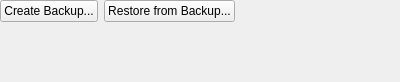
<?xml version="1.0" encoding="UTF-8"?>
<ui version="4.0">
 <class>DatabaseManagementWidget</class>
 <widget class="QWidget" name="DatabaseManagementWidget">
  <property name="geometry">
   <rect>
    <x>0</x>
    <y>0</y>
    <width>400</width>
    <height>82</height>
   </rect>
  </property>
  <property name="windowTitle">
   <string/>
  </property>
  <layout class="QVBoxLayout" name="verticalLayout">
   <property name="leftMargin">
    <number>0</number>
   </property>
   <property name="topMargin">
    <number>0</number>
   </property>
   <property name="rightMargin">
    <number>0</number>
   </property>
   <property name="bottomMargin">
    <number>0</number>
   </property>
   <item>
    <layout class="QHBoxLayout" name="horizontalLayout">
     <item>
      <widget class="QPushButton" name="backupButton">
       <property name="text">
        <string>Create Backup...</string>
       </property>
      </widget>
     </item>
     <item>
      <widget class="QPushButton" name="restoreButton">
       <property name="text">
        <string>Restore from Backup...</string>
       </property>
      </widget>
     </item>
     <item>
      <spacer name="horizontalSpacer">
       <property name="orientation">
        <enum>Qt::Horizontal</enum>
       </property>
       <property name="sizeHint" stdset="0">
        <size>
         <width>40</width>
         <height>20</height>
        </size>
       </property>
      </spacer>
     </item>
    </layout>
   </item>
   <item>
    <widget class="QnWordWrappedLabel" name="labelWidget" native="true"/>
   </item>
   <item>
    <spacer name="verticalSpacer">
     <property name="orientation">
      <enum>Qt::Vertical</enum>
     </property>
     <property name="sizeHint" stdset="0">
      <size>
       <width>20</width>
       <height>40</height>
      </size>
     </property>
    </spacer>
   </item>
  </layout>
 </widget>
 <customwidgets>
  <customwidget>
   <class>QnWordWrappedLabel</class>
   <extends>QWidget</extends>
   <header location="global">ui/widgets/word_wrapped_label.h</header>
   <container>1</container>
  </customwidget>
 </customwidgets>
 <resources/>
 <connections/>
</ui>
